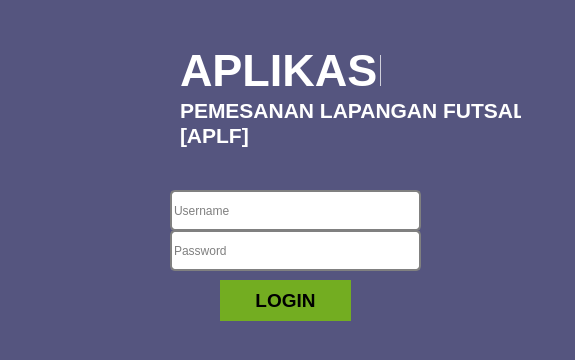
<?xml version="1.0" encoding="UTF-8"?>
<ui version="4.0">
 <class>login</class>
 <widget class="QMainWindow" name="login">
  <property name="geometry">
   <rect>
    <x>0</x>
    <y>0</y>
    <width>575</width>
    <height>360</height>
   </rect>
  </property>
  <property name="windowTitle">
   <string>MainWindow</string>
  </property>
  <property name="styleSheet">
   <string notr="true">background-color: #55557f;
border-radius:20px;</string>
  </property>
  <widget class="QWidget" name="centralwidget">
   <widget class="QLabel" name="gambar">
    <property name="geometry">
     <rect>
      <x>50</x>
      <y>60</y>
      <width>101</width>
      <height>101</height>
     </rect>
    </property>
    <property name="maximumSize">
     <size>
      <width>200</width>
      <height>200</height>
     </size>
    </property>
    <property name="text">
     <string/>
    </property>
    <property name="pixmap">
     <pixmap>img/bola.png</pixmap>
    </property>
    <property name="scaledContents">
     <bool>true</bool>
    </property>
    <property name="alignment">
     <set>Qt::AlignCenter</set>
    </property>
    <property name="wordWrap">
     <bool>false</bool>
    </property>
   </widget>
   <widget class="QLineEdit" name="lineEdit">
    <property name="geometry">
     <rect>
      <x>170</x>
      <y>190</y>
      <width>251</width>
      <height>41</height>
     </rect>
    </property>
    <property name="font">
     <font>
      <kerning>true</kerning>
     </font>
    </property>
    <property name="styleSheet">
     <string notr="true">background-color: white;
border: 2px solid gray;
border-radius: 5px;</string>
    </property>
    <property name="placeholderText">
     <string>Username</string>
    </property>
    <property name="clearButtonEnabled">
     <bool>false</bool>
    </property>
   </widget>
   <widget class="QPushButton" name="pushButton">
    <property name="geometry">
     <rect>
      <x>220</x>
      <y>280</y>
      <width>131</width>
      <height>41</height>
     </rect>
    </property>
    <property name="font">
     <font>
      <family>Segoe UI</family>
      <pointsize>14</pointsize>
      <weight>75</weight>
      <bold>true</bold>
     </font>
    </property>
    <property name="styleSheet">
     <string notr="true">border-radius: 25px;
background: #73AD21;
</string>
    </property>
    <property name="text">
     <string>LOGIN</string>
    </property>
   </widget>
   <widget class="QLineEdit" name="lineEdit_2">
    <property name="geometry">
     <rect>
      <x>170</x>
      <y>230</y>
      <width>251</width>
      <height>41</height>
     </rect>
    </property>
    <property name="font">
     <font>
      <kerning>true</kerning>
     </font>
    </property>
    <property name="styleSheet">
     <string notr="true">background-color: white;
border: 2px solid gray;
border-radius: 5px;</string>
    </property>
    <property name="echoMode">
     <enum>QLineEdit::Password</enum>
    </property>
    <property name="placeholderText">
     <string>Password</string>
    </property>
    <property name="clearButtonEnabled">
     <bool>false</bool>
    </property>
   </widget>
   <widget class="QLabel" name="label">
    <property name="geometry">
     <rect>
      <x>180</x>
      <y>40</y>
      <width>201</width>
      <height>61</height>
     </rect>
    </property>
    <property name="font">
     <font>
      <family>Segoe UI</family>
      <pointsize>34</pointsize>
      <weight>75</weight>
      <bold>true</bold>
     </font>
    </property>
    <property name="styleSheet">
     <string notr="true">color:white;</string>
    </property>
    <property name="text">
     <string>APLIKASI</string>
    </property>
   </widget>
   <widget class="QLabel" name="label_2">
    <property name="geometry">
     <rect>
      <x>180</x>
      <y>100</y>
      <width>341</width>
      <height>21</height>
     </rect>
    </property>
    <property name="font">
     <font>
      <family>Segoe UI</family>
      <pointsize>16</pointsize>
      <weight>75</weight>
      <bold>true</bold>
     </font>
    </property>
    <property name="styleSheet">
     <string notr="true">color:white;</string>
    </property>
    <property name="text">
     <string>PEMESANAN LAPANGAN FUTSAL</string>
    </property>
   </widget>
   <widget class="QLabel" name="label_3">
    <property name="geometry">
     <rect>
      <x>180</x>
      <y>120</y>
      <width>71</width>
      <height>31</height>
     </rect>
    </property>
    <property name="font">
     <font>
      <family>Segoe UI</family>
      <pointsize>16</pointsize>
      <weight>75</weight>
      <bold>true</bold>
     </font>
    </property>
    <property name="styleSheet">
     <string notr="true">color:white;</string>
    </property>
    <property name="text">
     <string>[APLF]</string>
    </property>
   </widget>
  </widget>
  <widget class="QStatusBar" name="statusbar"/>
 </widget>
 <resources/>
 <connections/>
</ui>
